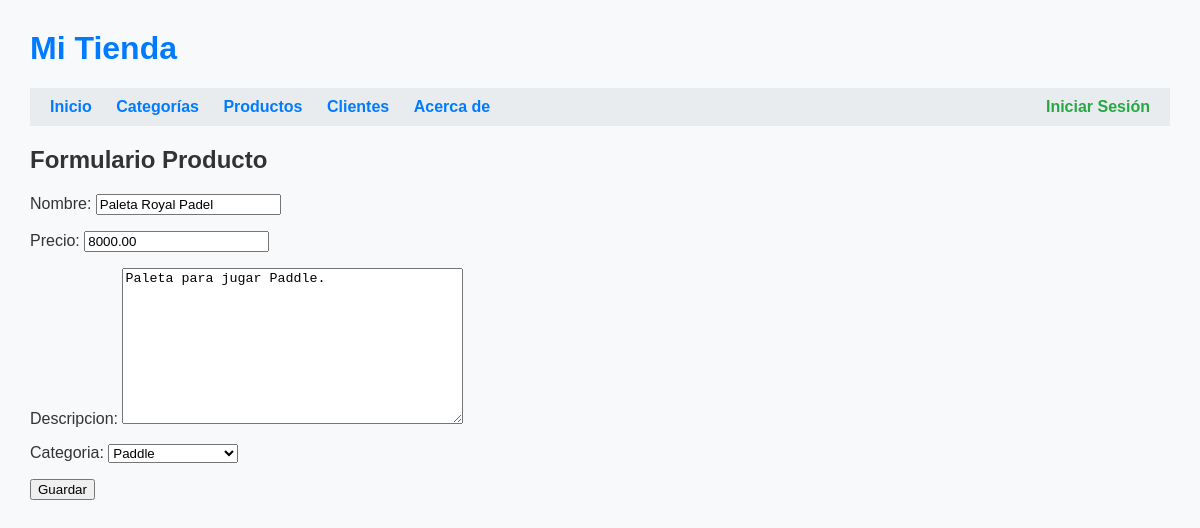
Screenshot of /productos/editar/2/ with the database file from the repository.
### tienda/models.py (models this page shows, shortened)
class Producto(models.Model):
    nombre = models.CharField(max_length=100)
    precio = models.DecimalField(max_digits=10, decimal_places=2)
    descripcion = models.TextField()
    categoria = models.ForeignKey(Categoria, on_delete=models.CASCADE)

class Categoria(models.Model):
    nombre = models.CharField(max_length=100)
    def __str__(self):
        return self.nombre

### tienda/views.py (the view)
# urls.py: path('productos/editar/<int:producto_id>/', views.editar_producto, name='editar_producto'),
def editar_producto(request, producto_id):
    producto = get_object_or_404(Producto, id=producto_id)
    if request.method == 'POST':
        form = ProductoForm(request.POST, instance=producto)
        if form.is_valid():
            form.save()
            return redirect('lista_productos')
    else:
        form = ProductoForm(instance=producto)
    return render(request, 'tienda/formulario_producto.html', {'form': form})

### tienda/forms.py
class ProductoForm(forms.ModelForm):
    class Meta:
        model = Producto
        fields = ['nombre', 'precio', 'descripcion', 'categoria']

### tienda/templates/tienda/formulario_producto.html (shortened to what this page needs)
{% extends 'tienda/base.html' %}
{% block content %}
    <h2>Formulario Producto</h2>
    <form method="post">
        {{ form.as_p }}
        <button type="submit">Guardar</button>
    </form>
{% endblock %}

### tienda/templates/tienda/base.html (style rules this page uses)
body { font-family: Arial, sans-serif; margin: 30px; background-color: #f8f9fa; color: #333; }

### rows the page displays
Producto: nombre "Paleta Royal Padel", precio "8000.00", descripcion "Paleta para jugar Paddle.", categoria "Paddle"
